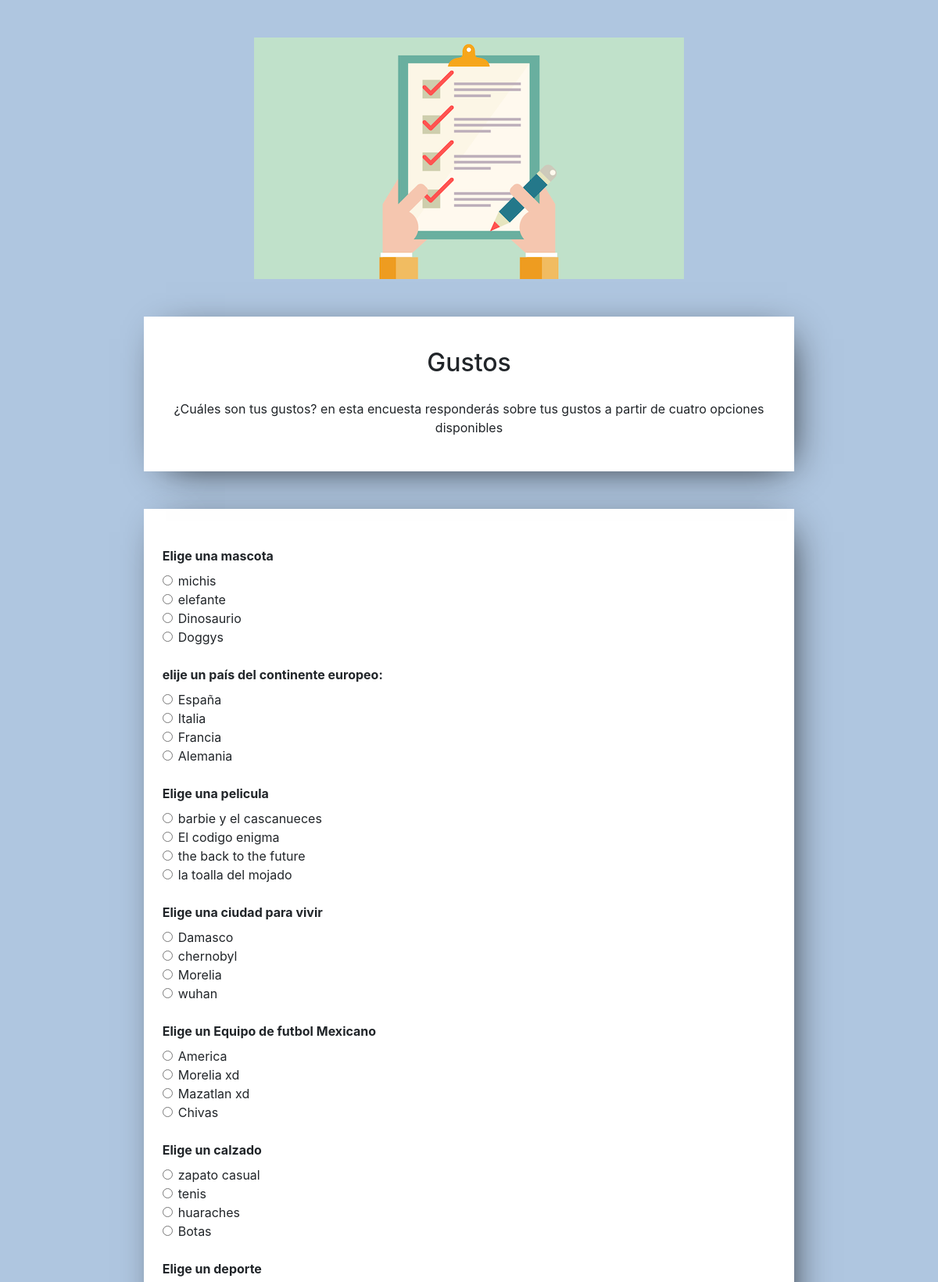
Page /encuesta.php?survey=1 (signed in, upper part) on the committed database.
### tables this page shows
CREATE TABLE `encuestas` (
  `id` int(11) NOT NULL AUTO_INCREMENT,
  `nombre` varchar(201) NOT NULL,
  `descripcion` text NOT NULL,
  `aleatoria` int(11) NOT NULL,
  `anonima` int(11) NOT NULL,
  PRIMARY KEY (`id`)
);

CREATE TABLE `preguntas` (
  `id` int(11) NOT NULL AUTO_INCREMENT,
  `pregunta` varchar(255) NOT NULL,
  `id_encuesta` int(11) NOT NULL,
  PRIMARY KEY (`id`),
  KEY `fk_id_encuestas` (`id_encuesta`),
  CONSTRAINT `fk_id_encuestas` FOREIGN KEY (`id_encuesta`) REFERENCES `encuestas` (`id`)
);

CREATE TABLE `opciones` (
  `id` int(11) NOT NULL AUTO_INCREMENT,
  `opcion` varchar(100) NOT NULL,
  `id_pregunta` int(11) NOT NULL,
  PRIMARY KEY (`id`),
  KEY `fk_id_pregunta` (`id_pregunta`),
  CONSTRAINT `fk_id_pregunta` FOREIGN KEY (`id_pregunta`) REFERENCES `preguntas` (`id`)
);

### encuesta.php (the view, shortened to what this page needs)
<!DOCTYPE html>
<html>
<head>
    <link rel="stylesheet" href="https://stackpath.bootstrapcdn.com/bootstrap/4.5.0/css/bootstrap.min.css"
>
</head>
<body class="bg-blue">
    <?php
        include('config.php');
        mysqli_query($db, "SET CHARACTER_SET_CLIENT='utf8'");
        mysqli_query($db, "SET CHARACTER_SET_RESULTS='utf8'");
        mysqli_query($db, "SET CHARACTER_SET_CONNECTION='utf8'");
        $rows = array();
        if ($_SERVER["REQUEST_METHOD"] == "GET") {
            if (isset($_GET['survey'])){
                $survey_id = (int)$_GET['survey'];
                $sql = "SELECT * FROM `encuestas` WHERE id='$survey_id' LIMIT 1";
                $survey_result = mysqli_query($db, $sql);
                $survey = mysqli_fetch_assoc($survey_result);
                $survey_name = $survey['nombre'];
                $survey_desc = $survey['descripcion'];
                $survey_shuffle = (int)$survey['aleatoria'];
                $sql = "SELECT `id`,`pregunta` FROM `preguntas` WHERE id_encuesta=$survey_id";
                $result = mysqli_query($db, $sql);
                $rows = mysqli_fetch_all($result, MYSQLI_ASSOC);
                if ($survey_shuffle === 1) {
                    shuffle($rows);
                }
            }
        }
    ?>
    <main class="container">
        <?php if (count($rows) > 0) :?>
            <header class="row">
                <div class="col text-center mb-5">
                    <img src="img/encuesta.png" alt="Survey Icon" class="img-fluid my-5">
                    <div class="box-shadow p-4 bg-white w-75 m-auto mb-4">
                        <h2 class="p-3"><?php echo $survey_name ?></h2>
                        <p class="p-1"><?php echo $survey_desc ?></p>
                    </div>
                </div>
            </header>
            <section class="box-shadow bg-white w-75 m-auto">
                <div class="container p-4">
                    <form action="submit.php" method="post">
                        <?php foreach($rows as $row): ?>
                            <p class="mt-4 mb-2 font-weight-bold"><?php echo $row['pregunta']?></p>
                            <?php
                                $question_id = $row['id'];
                                $sql = "SELECT `id`,`opcion` FROM `opciones` WHERE id_pregunta = '$question_id'";
                                $result = mysqli_query($db, $sql);
                                $answers = mysqli_fetch_all($result, MYSQLI_ASSOC);
                                if ($survey_shuffle === 1) {
                                    shuffle($answers);
                                }
                            ?>
                            <?php foreach($answers as $ans) : ?>
                                <?php
                                    $option_id = $ans['id'];
                                ?>
                                <div class="form-check">
                                    <input class="form-check-input" type="radio" name="<?php echo $question_id; ?>" id="<?php echo $option_id; ?>" value="<?php echo $option_id; ?>" required>
                                    <label class="form-check-label" for="<?php echo $option_id; ?>">
                                        <?php echo $ans['opcion']; ?>
                                    </label>
                                </div>
                            <?php endforeach ?>
                        <?php endforeach ?>
                    </form>
                </div>
            </section>
        <?php endif ?>
    </main>
</body>
</html>

### encuesta.php (style rules this page uses)
.box-shadow { -moz-box-shadow: 10px 10px 49px -19px rgba(15,15,15,1); box-shadow: 10px 10px 49px -19px rgba(15,15,15,1); }
.bg-blue { background-color: #afc6e0; }
.bg-white { background-color: #fff; }

### rows in the picture
encuestas: nombre "Gustos", descripcion "¿Cuáles son tus gustos? en esta encuesta responderás sobre tus gustos a partir de cuatro opciones disponibles"
preguntas: pregunta "Elige una mascota"
opciones: opcion "michis"
opciones: opcion "elefante"
opciones: opcion "Dinosaurio"
opciones: opcion "Doggys"
preguntas: pregunta "elije un país del continente europeo:"
opciones: opcion "España"
opciones: opcion "Italia"
opciones: opcion "Francia"
opciones: opcion "Alemania"
preguntas: pregunta "Elige una pelicula"
opciones: opcion "barbie y el cascanueces"
opciones: opcion "El codigo enigma"
opciones: opcion "the back to the future"
opciones: opcion "la toalla del mojado"
preguntas: pregunta "Elige una ciudad para vivir"
opciones: opcion "Damasco"
opciones: opcion "chernobyl"
opciones: opcion "Morelia"
opciones: opcion "wuhan"
preguntas: pregunta "Elige un Equipo de futbol Mexicano"
opciones: opcion "America"
opciones: opcion "Morelia xd"
opciones: opcion "Mazatlan xd"
opciones: opcion "Chivas"
preguntas: pregunta "Elige un calzado"
opciones: opcion "zapato casual"
opciones: opcion "tenis"
opciones: opcion "huaraches"
opciones: opcion "Botas"
preguntas: pregunta "Elige un deporte"
